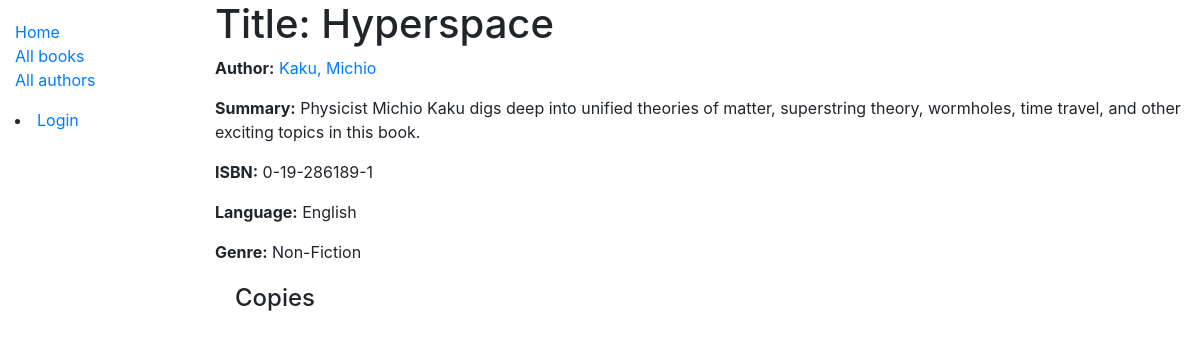
Before: /catalog/book/1 with the older database file.
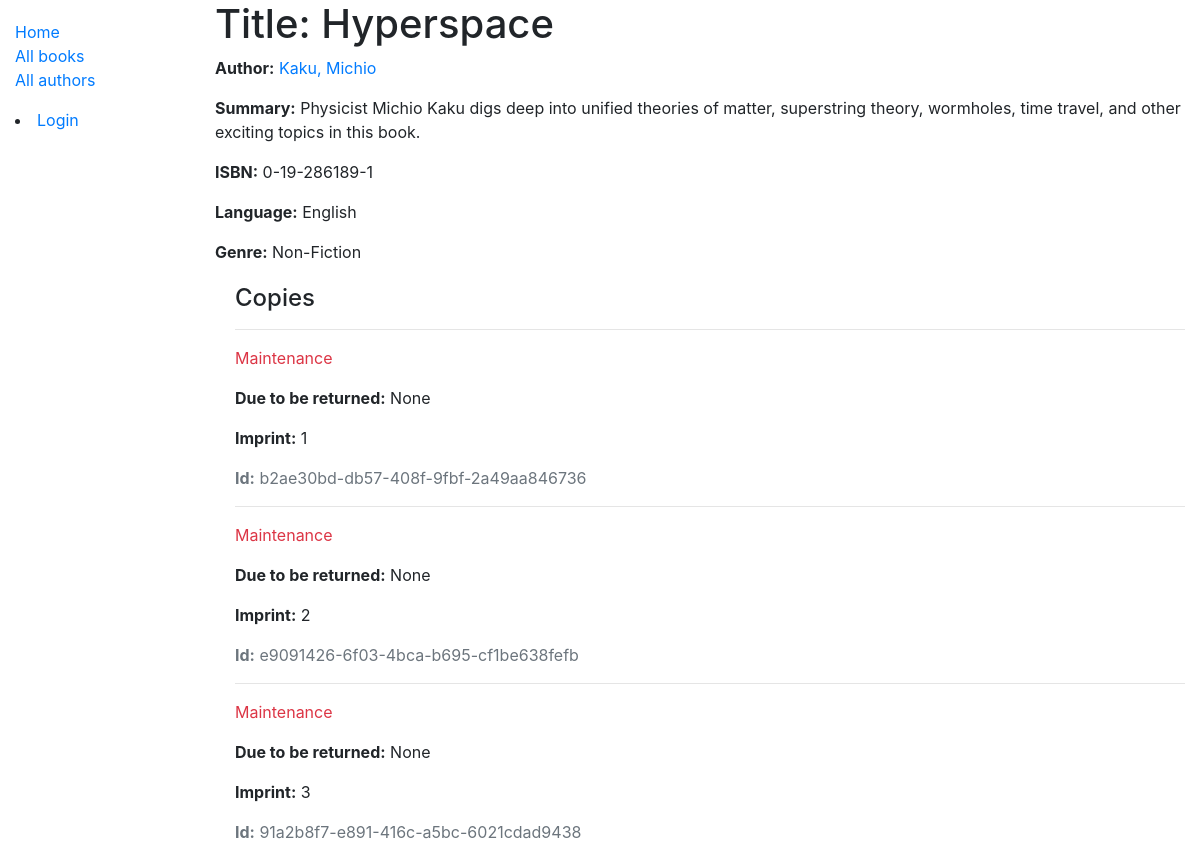
After: the same page with the newer database file.
### catalog/models.py (models this page shows, shortened)
class Book(models.Model):
    title = models.CharField(max_length=200)
    author = models.ForeignKey("Author", on_delete=models.SET_NULL, null=True)
    summary = models.TextField(max_length=1000, help_text="Enter a brief description of the book. ")
    isbn = models.CharField("ISBN", max_length=13, help_text="13 character <a href='https://www.isbn-international.org/content/what-isbn'>ISBN number</a>")
    genre = models.ManyToManyField(Genre, help_text='Select a genre for this book.')
    language = models.CharField(max_length=100, default="English", help_text="Enter the language the book is written in.")
    def display_genre(self):
        return ', '.join(genre.name for genre in self.genre.all()[:3])
    display_genre.short_description = "Genre"

class Author(models.Model):
    first_name = models.CharField(max_length=100)
    last_name = models.CharField(max_length=100)
    date_of_birth = models.DateField(null=True, blank=True)
    date_of_death = models.DateField('Died', null=True, blank=True)
    class Meta:
        ordering = ['last_name', 'first_name']
    def __str__(self):
        return f'{self.last_name}, {self.first_name}'

class Genre(models.Model):
    name = models.CharField(max_length=200, help_text="Enter a book genre (e.g. science fiction).")
    def __str__(self):
        return self.name

class BookInstance(models.Model):
    id = models.UUIDField(primary_key=True, default=uuid.uuid4, help_text="Unique ID for this book across whole library")
    book = models.ForeignKey('Book', on_delete=models.SET_NULL, null=True)
    imprint = models.CharField(max_length=100)
    due_back = models.DateField(null=True, blank=True)
    borrower = models.ForeignKey(User, on_delete=models.SET_NULL, null=True, blank=True)
    LOAN_STATUS = (
        ('m', 'Maintenance'),
        ('o', 'On Loan'),
        ('a', 'Available'),
        ('r', 'Reserved')
    )
    status = models.CharField(
        max_length=1,
        choices=LOAN_STATUS,
        blank=True,
        default='m',
        help_text="Book availability"
        )
    class Meta:
        ordering = ['due_back']
        permissions = (
            ("can_mark_returned", "Set book as returned"),
        )

### catalog/views.py (the view)
# urls.py: path('book/<int:pk>', views.BookDetailView.as_view(), name='book-detail'),
class BookDetailView(generic.DetailView):
    model = Book

### catalog/templates/catalog/book_detail.html
{% extends "base_generic.html" %}
{% block content %}
  <h1>Title: {{ book.title }}</h1>
  <p><strong>Author:</strong> <a href="">{{ book.author }}</a></p>
  <p><strong>Summary:</strong> {{ book.summary }}</p>
  <p><strong>ISBN:</strong> {{ book.isbn }}</p>
  <p><strong>Language:</strong> {{ book.language }}</p>
  <p><strong>Genre:</strong> {% for genre in book.genre.all %} {{ genre }}{% if not forloop.last %}, {% endif %}{% endfor %}</p>
  <div style="margin-left:20px;margin-top:20px">
    <h4>Copies</h4>
    {% for copy in book.bookinstance_set.all %}
      <hr>
      <p class="{% if copy.status == 'a' %}text-success{% elif copy.status == 'm' %}text-danger{% else %}text-warning{% endif %}">{{ copy.get_status_display }}</p>
      {% if copy.status != 'a' %}
        <p><strong>Due to be returned:</strong> {{copy.due_back}}</p>
      {% endif %}
      <p><strong>Imprint:</strong> {{copy.imprint}}</p>
      <p class="text-muted"><strong>Id:</strong> {{copy.id}}</p>
    {% endfor %}
  </div>
{% endblock %}

### catalog/templates/base_generic.html (shortened to what this page needs)
<!DOCTYPE html>
<html lang="en">
<head>
  <link rel="stylesheet" href="https://stackpath.bootstrapcdn.com/bootstrap/4.1.3/css/bootstrap.min.css">
  {% load static %}
  <link rel="stylesheet" href="{% static 'css/styles.css' %}">
</head>
<body>
  <div class="container-fluid">
    <div class="row">
      <div class="col-sm-2">
      {% block sidebar %}
        <ul class="sidebar-nav">
          <li><a href="{% url 'index' %}">Home</a></li>
          <li><a href="{% url 'books' %}">All books</a></li>
          <li><a href="{% url 'authors' %}">All authors</a></li>
        </ul>
        {% if user.is_authenticated %}
        <li>User: {{ user.get_username }}</li>
        <li><a href="{% url 'my-borrowed' %}">My Borrowed</a></li>
        <li><a href="{% url 'logout'%}?next={{request.path}}">Logout</a></li>
        {% else %}
          <li><a href="{% url 'login'%}?next={{request.path}}">Login</a></li>
        {% endif %}
     {% endblock %}
      </div>
      <div class="col-sm-10 ">{% block content %}{% endblock %}</div>
      </div>
  </div>
</body>
</html>

### catalog/static/css/styles.css (style rules this page uses)
.sidebar-nav { margin-top: 20px; padding: 0; list-style: none; }

Changed rows visible on the page:
added BookInstance: status "Maintenance", due_back "None", imprint "1", id "b2ae30bd-db57-408f-9fbf-2a49aa846736"
added BookInstance: status "Maintenance", due_back "None", imprint "2", id "e9091426-6f03-4bca-b695-cf1be638fefb"
added BookInstance: status "Maintenance", due_back "None", imprint "3", id "91a2b8f7-e891-416c-a5bc-6021cdad9438"
